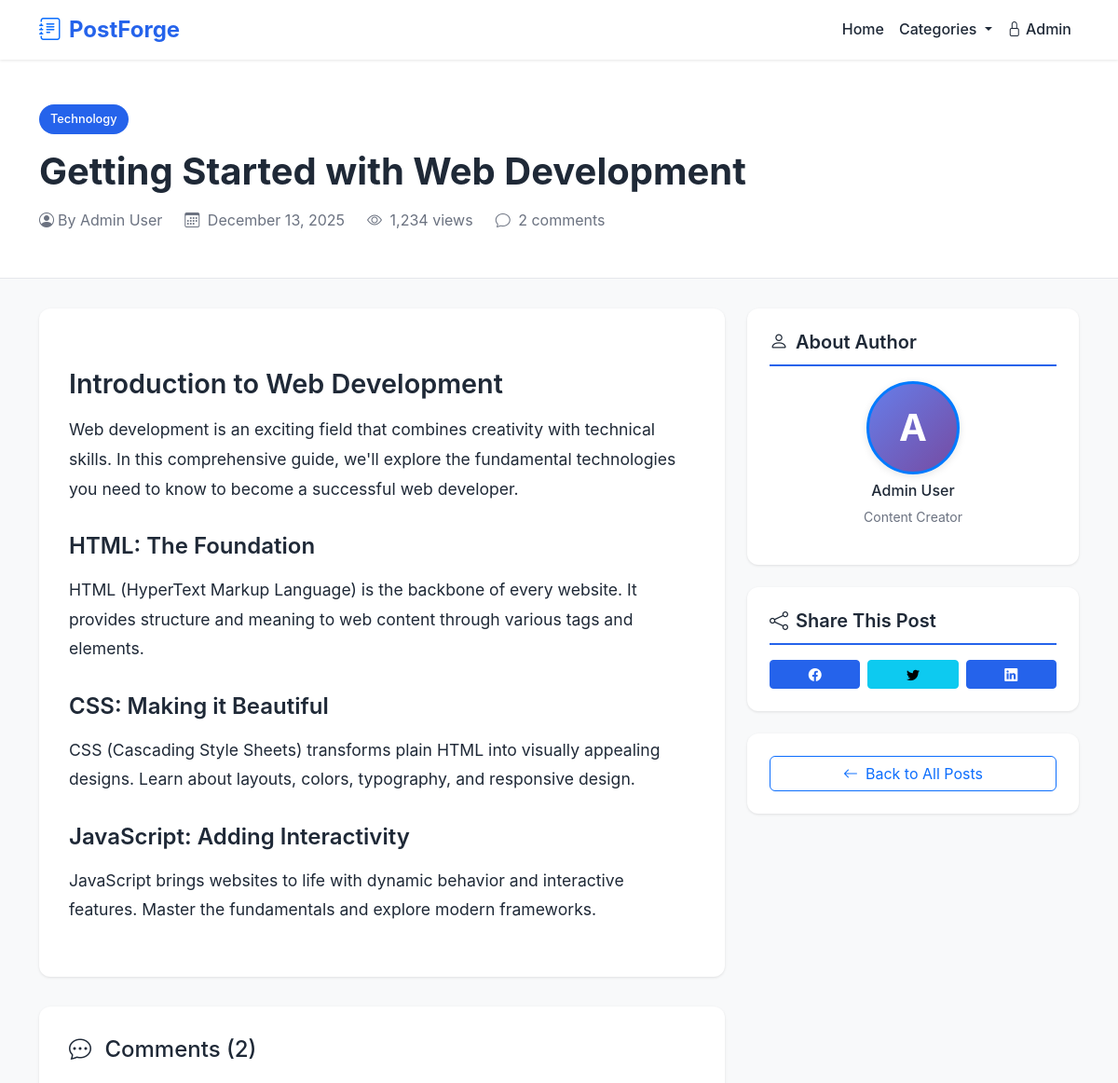
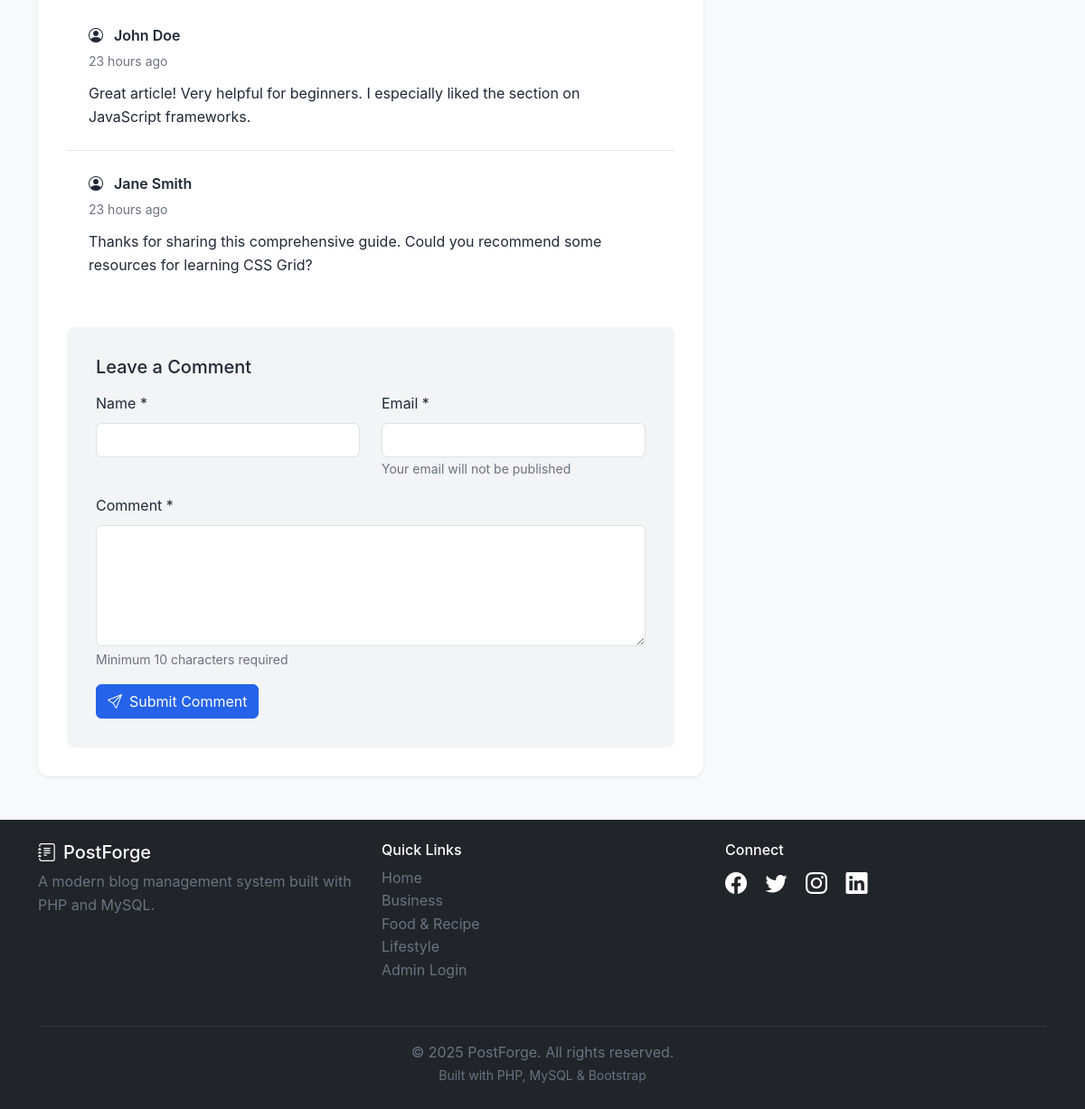
Page /post.php?slug=getting-started-with-web-development on the committed database (2 pictures, top to bottom).
### tables this page shows
CREATE TABLE IF NOT EXISTS posts (
    id INT PRIMARY KEY AUTO_INCREMENT,
    title VARCHAR(255) NOT NULL,
    slug VARCHAR(255) UNIQUE NOT NULL,
    content TEXT NOT NULL,
    excerpt TEXT,
    featured_image VARCHAR(255),
    category_id INT,
    author_id INT,
    status ENUM('draft', 'published') DEFAULT 'draft',
    views INT DEFAULT 0,
    created_at TIMESTAMP DEFAULT CURRENT_TIMESTAMP,
    updated_at TIMESTAMP DEFAULT CURRENT_TIMESTAMP ON UPDATE CURRENT_TIMESTAMP,
    published_at TIMESTAMP NULL,
    FOREIGN KEY (category_id) REFERENCES categories(id) ON DELETE SET NULL,
    FOREIGN KEY (author_id) REFERENCES admins(id) ON DELETE CASCADE,
    INDEX idx_slug (slug),
    INDEX idx_status (status),
    INDEX idx_category (category_id),
    INDEX idx_author (author_id),
    INDEX idx_created (created_at),
    FULLTEXT idx_search (title, content)
);

CREATE TABLE IF NOT EXISTS categories (
    id INT PRIMARY KEY AUTO_INCREMENT,
    name VARCHAR(100) UNIQUE NOT NULL,
    slug VARCHAR(100) UNIQUE NOT NULL,
    description TEXT,
    created_at TIMESTAMP DEFAULT CURRENT_TIMESTAMP,
    INDEX idx_slug (slug)
);

CREATE TABLE IF NOT EXISTS comments (
    id INT PRIMARY KEY AUTO_INCREMENT,
    post_id INT NOT NULL,
    author_name VARCHAR(100) NOT NULL,
    author_email VARCHAR(100) NOT NULL,
    content TEXT NOT NULL,
    status ENUM('pending', 'approved', 'spam') DEFAULT 'pending',
    created_at TIMESTAMP DEFAULT CURRENT_TIMESTAMP,
    FOREIGN KEY (post_id) REFERENCES posts(id) ON DELETE CASCADE,
    INDEX idx_post (post_id),
    INDEX idx_status (status),
    INDEX idx_created (created_at)
);

### includes/functions.php (called while the page is built, shortened)
<?php
function sanitize($data) {
    return htmlspecialchars($data, ENT_QUOTES, 'UTF-8');
}
function formatDate($date, $format = 'M d, Y') {
    return date($format, strtotime($date));
}
function timeAgo($datetime) {
    $timestamp = strtotime($datetime);
    $diff = time() - $timestamp;
    if ($diff < 86400) {
        $hours = floor($diff / 3600);
        return $hours . ($hours == 1 ? ' hour ago' : ' hours ago');
    }
}
function formatNumber($number) {
    return number_format($number);
}

### public/post.php (the view, shortened to what this page needs)
<?php
require_once '../includes/functions.php';
$slug = $_GET['slug'] ?? '';
try {
    $db = getDB();
    $postStmt = $db->prepare("
        SELECT p.*, c.name as category_name, c.slug as category_slug, a.full_name as author_name, a.profile_image as author_image
        FROM posts p
        LEFT JOIN categories c ON p.category_id = c.id
        LEFT JOIN admins a ON p.author_id = a.id
        WHERE p.slug = :slug AND p.status = 'published'
    ");
    $postStmt->execute(['slug' => $slug]);
    $post = $postStmt->fetch();
    $commentsStmt = $db->prepare("
        SELECT * FROM comments
        WHERE post_id = :post_id AND status = 'approved'
        ORDER BY created_at DESC
    ");
    $commentsStmt->execute(['post_id' => $post['id']]);
    $comments = $commentsStmt->fetchAll();
} catch (PDOException $e) {
    header('Location: index.php');
    exit;
}
include 'includes/header.php';
?>
<div class="single-post-header">
    <div class="container">
        <a href="category.php?slug=<?php echo $post['category_slug']; ?>"
           class="category-badge mb-3">
            <?php echo sanitize($post['category_name'] ?? 'Uncategorized'); ?>
        </a>
        <h1 class="single-post-title"><?php echo sanitize($post['title']); ?></h1>
        <div class="single-post-meta">
            <span class="d-inline-flex align-items-center">
                <?php if ($post['author_image']): ?>
                    <img src="../uploads/profiles/<?php echo sanitize($post['author_image']); ?>"
                         alt="<?php echo sanitize($post['author_name']); ?>"
                         style="width: 24px; height: 24px; border-radius: 50%; object-fit: cover; margin-right: 8px;">
                <?php else: ?>
                    <i class="bi bi-person-circle me-1"></i>
                <?php endif; ?>
                By <?php echo sanitize($post['author_name']); ?>
            </span>
            <span>
                <i class="bi bi-calendar3 me-1"></i>
                <?php echo formatDate($post['published_at'], 'F d, Y'); ?>
            </span>
            <span>
                <i class="bi bi-eye me-1"></i>
                <?php echo formatNumber($post['views']); ?> views
            </span>
            <span>
                <i class="bi bi-chat me-1"></i>
                <?php echo count($comments); ?> comments
            </span>
        </div>
    </div>
</div>
<div class="container mb-5">
    <div class="row">
        <div class="col-lg-8">
            <div class="post-content">
                <?php echo $post['content']; ?>
            </div>
            <div class="comments-section" id="comments">
                <h4 class="mb-4">
                    <i class="bi bi-chat-dots me-2"></i>
                    Comments (<?php echo count($comments); ?>)
                </h4>
                <?php if (!empty($comments)): ?>
                    <div class="comments-list mb-4">
                        <?php foreach ($comments as $comment): ?>
                            <div class="comment-item" id="comment-<?php echo $comment['id']; ?>">
                                <div class="comment-author">
                                    <i class="bi bi-person-circle me-2"></i>
                                    <?php echo sanitize($comment['author_name']); ?>
                                </div>
                                <div class="comment-date">
                                    <?php echo timeAgo($comment['created_at']); ?>
                                </div>
                                <div class="comment-content">
                                    <?php echo nl2br(sanitize($comment['content'])); ?>
                                </div>
                            </div>
                        <?php endforeach; ?>
                    </div>
                <?php else: ?>
                    <p class="text-muted mb-4">No comments yet. Be the first to comment!</p>
                <?php endif; ?>
                <div class="comment-form">
                    <h5 class="mb-3">Leave a Comment</h5>
                    <form method="POST" action="">
                        <div class="row">
                            <div class="col-md-6 mb-3">
                                <label for="name" class="form-label">Name *</label>
                                <input type="text" class="form-control" id="name" name="name"
                                       value="<?php echo isset($_POST['name']) ? sanitize($_POST['name']) : ''; ?>"
                                       required>
                            </div>
                            <div class="col-md-6 mb-3">
                                <label for="email" class="form-label">Email *</label>
                                <input type="email" class="form-control" id="email" name="email"
                                       value="<?php echo isset($_POST['email']) ? sanitize($_POST['email']) : ''; ?>"
                                       required>
                                <small class="text-muted">Your email will not be published</small>
                            </div>
                        </div>
                        <div class="mb-3">
                            <label for="comment" class="form-label">Comment *</label>
                            <textarea class="form-control" id="comment" name="comment" rows="5"
                                      required><?php echo isset($_POST['comment']) ? sanitize($_POST['comment']) : ''; ?></textarea>
                        </div>
                        <button type="submit" name="submit_comment" class="btn btn-primary">
                            <i class="bi bi-send me-2"></i>Submit Comment
                        </button>
                    </form>
                </div>
            </div>
        </div>
        <div class="col-lg-4">
            <div class="sidebar-widget">
                <h5><i class="bi bi-person me-2"></i>About Author</h5>
                <div class="text-center">
                    <?php if ($post['author_image']): ?>
                        <img src="../uploads/profiles/<?php echo sanitize($post['author_image']); ?>"
                             alt="<?php echo sanitize($post['author_name']); ?>"
                             style="width: 100px; height: 100px; border-radius: 50%; object-fit: cover; border: 3px solid #007bff; box-shadow: 0 2px 8px rgba(0,0,0,0.1);">
                    <?php else: ?>
                        <div style="width: 100px; height: 100px; border-radius: 50%; background: linear-gradient(135deg, #667eea 0%, #764ba2 100%); display: inline-flex; align-items: center; justify-content: center; color: white; font-size: 2.5rem; font-weight: bold; border: 3px solid #007bff; box-shadow: 0 2px 8px rgba(0,0,0,0.1);">
                            <?php echo strtoupper(substr($post['author_name'], 0, 1)); ?>
                        </div>
                    <?php endif; ?>
                    <h6 class="mt-2"><?php echo sanitize($post['author_name']); ?></h6>
                    <p class="text-muted small">Content Creator</p>
                </div>
            </div>
            <div class="sidebar-widget">
                <h5><i class="bi bi-share me-2"></i>Share This Post</h5>
                <div class="d-flex gap-2">
                    <a href="https://facebook.com/sharer/sharer.php?u=<?php echo urlencode(SITE_URL . '/public/post.php?slug=' . $slug); ?>"
                       target="_blank" class="btn btn-primary btn-sm flex-fill">
                        <i class="bi bi-facebook"></i>
                    </a>
                    <a href="https://twitter.com/intent/tweet?url=<?php echo urlencode(SITE_URL . '/public/post.php?slug=' . $slug); ?>&text=<?php echo urlencode($post['title']); ?>"
                       target="_blank" class="btn btn-info btn-sm flex-fill">
                        <i class="bi bi-twitter"></i>
                    </a>
                    <a href="https://www.linkedin.com/shareArticle?mini=true&url=<?php echo urlencode(SITE_URL . '/public/post.php?slug=' . $slug); ?>"
                       target="_blank" class="btn btn-primary btn-sm flex-fill">
                        <i class="bi bi-linkedin"></i>
                    </a>
                </div>
            </div>
            <div class="sidebar-widget">
                <a href="index.php" class="btn btn-outline-primary w-100">
                    <i class="bi bi-arrow-left me-2"></i>Back to All Posts
                </a>
            </div>
        </div>
    </div>
</div>
<?php include 'includes/footer.php'; ?>

### public/includes/footer.php (shortened to what this page needs)
    </main>
    <footer class="bg-dark text-white mt-5 py-4">
        <div class="container">
            <div class="row">
                <div class="col-md-4 mb-3">
                    <h5><i class="bi bi-journal-text me-2"></i><?php echo SITE_NAME; ?></h5>
                    <p class="text-muted">A modern blog management system built with PHP and MySQL.</p>
                </div>
                <div class="col-md-4 mb-3">
                    <h6>Quick Links</h6>
                    <ul class="list-unstyled">
                        <li><a href="index.php" class="text-muted text-decoration-none">Home</a></li>
                        <?php
                        try {
                            $db = getDB();
                            $footerCatsStmt = $db->query("SELECT * FROM categories ORDER BY name ASC LIMIT 3");
                            $footerCategories = $footerCatsStmt->fetchAll();
                            foreach ($footerCategories as $footerCat):
                        ?>
                            <li>
                                <a href="category.php?slug=<?php echo $footerCat['slug']; ?>"
                                   class="text-muted text-decoration-none">
                                    <?php echo sanitize($footerCat['name']); ?>
                                </a>
                            </li>
                        <?php
                            endforeach;
                        } catch (PDOException $e) {
                        }
                        ?>
                        <li><a href="../admin/login.php" class="text-muted text-decoration-none">Admin Login</a></li>
                    </ul>
                </div>
                <div class="col-md-4 mb-3">
                    <h6>Connect</h6>
                    <div class="social-links">
                        <a href="#" class="text-white me-3"><i class="bi bi-facebook"></i></a>
                        <a href="#" class="text-white me-3"><i class="bi bi-twitter"></i></a>
                        <a href="#" class="text-white me-3"><i class="bi bi-instagram"></i></a>
                        <a href="#" class="text-white me-3"><i class="bi bi-linkedin"></i></a>
                    </div>
                </div>
            </div>
            <hr class="border-secondary">
            <div class="text-center text-muted">
                <p class="mb-0">&copy; <?php echo date('Y'); ?> <?php echo SITE_NAME; ?>. All rights reserved.</p>
                <small>Built with PHP, MySQL & Bootstrap</small>
            </div>
        </div>
    </footer>
</body>
</html>

### assets/css/public.css (style rules this page uses)
:root { --primary-blue: #2563eb; --primary-dark: #1e40af; --success-green: #10b981; --warning-orange: #f59e0b; --danger-red: #ef4444; --info-cyan: #06b6d4; --dark-gray: #1f2937; --medium-gray: #6b7280; --light-gray: #f3f4f6; --border-gray: #e5e7eb; }
* { margin: 0; padding: 0; box-sizing: border-box; }
body { font-family: 'Inter', 'Segoe UI', 'Roboto', sans-serif; background-color: #f8f9fa; color: var(--dark-gray); line-height: 1.6; }
.category-badge { display: inline-block; padding: 0.35rem 0.75rem; background-color: var(--primary-blue); color: white; border-radius: 20px; font-size: 0.8rem; font-weight: 500; text-decoration: none; transition: background-color 0.3s ease; }
.single-post-header { background-color: white; padding: 3rem 0; border-bottom: 1px solid var(--border-gray); margin-bottom: 2rem; }
.single-post-title { font-size: 2.5rem; font-weight: 700; margin-bottom: 1rem; line-height: 1.2; }
.single-post-meta { display: flex; align-items: center; gap: 1.5rem; color: var(--medium-gray); flex-wrap: wrap; }
.post-content { background-color: white; padding: 2rem; border-radius: 12px; box-shadow: 0 1px 3px rgba(0, 0, 0, 0.1); margin-bottom: 2rem; font-size: 1.1rem; line-height: 1.8; }
.post-content h1, .post-content h2, .post-content h3 { margin-top: 2rem; margin-bottom: 1rem; font-weight: 600; }
.post-content h2 { font-size: 1.8rem; color: var(--dark-gray); }
.post-content h3 { font-size: 1.5rem; color: var(--dark-gray); }
.post-content p { margin-bottom: 1.5rem; }
.comments-section { background-color: white; padding: 2rem; border-radius: 12px; box-shadow: 0 1px 3px rgba(0, 0, 0, 0.1); }
.comment-item { padding: 1.5rem; border-bottom: 1px solid var(--border-gray); }
.comment-item:last-child { border-bottom: none; }
.comment-author { font-weight: 600; color: var(--dark-gray); margin-bottom: 0.25rem; }
.comment-date { font-size: 0.875rem; color: var(--medium-gray); margin-bottom: 0.75rem; }
.comment-content { color: var(--dark-gray); line-height: 1.6; }
.comment-form { background-color: var(--light-gray); padding: 2rem; border-radius: 8px; margin-top: 2rem; }
.sidebar-widget { background-color: white; padding: 1.5rem; border-radius: 12px; box-shadow: 0 1px 3px rgba(0, 0, 0, 0.1); margin-bottom: 1.5rem; }
.sidebar-widget h5 { font-weight: 600; margin-bottom: 1rem; padding-bottom: 0.75rem; border-bottom: 2px solid var(--primary-blue); }
footer { margin-top: 4rem; }
.social-links a { font-size: 1.5rem; transition: opacity 0.3s ease; }
.btn-primary { background-color: var(--primary-blue); border-color: var(--primary-blue); transition: all 0.3s ease; }
.text-muted { color: var(--medium-gray) !important; }

### rows in the picture
posts: category.name "Technology", title "Getting Started with Web Development", author.full_name "Admin User", published_at "December 13, 2025", views "1,234", content "Introduction to Web Development Web development is an exciting field that combines creativity with technical skills. In this comprehensive guide, we'll explore the fundamental technologies you need to know to become a successful web developer. HTML: The Foundation HTML (HyperText Markup Language) is the backbone of every website. It provides structure and meaning to web content through various tags and elements. CSS: Making it Beautiful CSS (Cascading Style Sheets) transforms plain HTML into visually appealing designs. Learn about layouts, colors, typography, and responsive design. JavaScript: Adding Interactivity JavaScript brings websites to life with dynamic behavior and interactive…", author.full_name "A"
comments: author_name "John Doe", created_at "23 hours ago", content "Great article! Very helpful for beginners. I especially liked the section on JavaScript frameworks."
comments: author_name "Jane Smith", created_at "23 hours ago", content "Thanks for sharing this comprehensive guide. Could you recommend some resources for learning CSS Grid?"
categories: name "Business"
categories: name "Food & Recipe"
categories: name "Lifestyle"

### other values in the picture
SITE_NAME "PostForge"
count($comments) "2"
